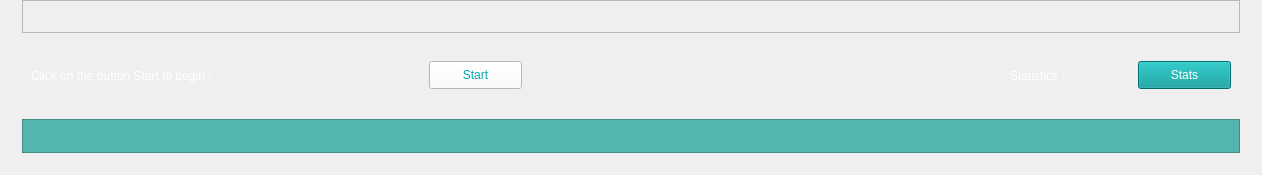
            <widget class="QWidget" name="HomescreenD">
             <layout class="QVBoxLayout" name="verticalLayout_27">
              <property name="topMargin">
               <number>0</number>
              </property>
              <item>
               <widget class="QFrame" name="frame_8">
                <property name="sizePolicy">
                 <sizepolicy hsizetype="Minimum" vsizetype="Minimum">
                  <horstretch>0</horstretch>
                  <verstretch>0</verstretch>
                 </sizepolicy>
                </property>
                <property name="frameShape">
                 <enum>QFrame::NoFrame</enum>
                </property>
                <property name="frameShadow">
                 <enum>QFrame::Plain</enum>
                </property>
                <layout class="QVBoxLayout" name="verticalLayout_26">
                 <property name="spacing">
                  <number>0</number>
                 </property>
                 <property name="leftMargin">
                  <number>11</number>
                 </property>
                 <property name="topMargin">
                  <number>0</number>
                 </property>
                 <property name="rightMargin">
                  <number>11</number>
                 </property>
                 <property name="bottomMargin">
                  <number>11</number>
                 </property>
                 <item>
                  <widget class="QFrame" name="frame_31">
                   <property name="minimumSize">
                    <size>
                     <width>1218</width>
                     <height>33</height>
                    </size>
                   </property>
                   <property name="maximumSize">
                    <size>
                     <width>1218</width>
                     <height>33</height>
                    </size>
                   </property>
                   <property name="frameShape">
                    <enum>QFrame::StyledPanel</enum>
                   </property>
                   <property name="frameShadow">
                    <enum>QFrame::Raised</enum>
                   </property>
                  </widget>
                 </item>
                 <item>
                  <widget class="QFrame" name="frame_32">
                   <property name="minimumSize">
                    <size>
                     <width>0</width>
                     <height>86</height>
                    </size>
                   </property>
                   <property name="maximumSize">
                    <size>
                     <width>16777215</width>
                     <height>86</height>
                    </size>
                   </property>
                   <property name="frameShape">
                    <enum>QFrame::NoFrame</enum>
                   </property>
                   <property name="frameShadow">
                    <enum>QFrame::Plain</enum>
                   </property>
                   <layout class="QHBoxLayout" name="horizontalLayout_28">
                    <item>
                     <widget class="QFrame" name="Start_D">
                      <property name="minimumSize">
                       <size>
                        <width>491</width>
                        <height>57</height>
                       </size>
                      </property>
                      <property name="maximumSize">
                       <size>
                        <width>491</width>
                        <height>57</height>
                       </size>
                      </property>
                      <property name="frameShape">
                       <enum>QFrame::NoFrame</enum>
                      </property>
                      <property name="frameShadow">
                       <enum>QFrame::Plain</enum>
                      </property>
                      <layout class="QHBoxLayout" name="horizontalLayout_16">
                       <property name="leftMargin">
                        <number>0</number>
                       </property>
                       <property name="topMargin">
                        <number>0</number>
                       </property>
                       <property name="rightMargin">
                        <number>0</number>
                       </property>
                       <property name="bottomMargin">
                        <number>0</number>
                       </property>
                       <item>
                        <widget class="QLabel" name="D_message_start">
                         <property name="styleSheet">
                          <string notr="true">color: rgb(255, 255, 255);
font: 16pt &quot;Calibri&quot;;</string>
                         </property>
                         <property name="text">
                          <string>Click on the button Start to begin :</string>
                         </property>
                        </widget>
                       </item>
                       <item>
                        <widget class="QPushButton" name="StartButton_D">
                         <property name="maximumSize">
                          <size>
                           <width>93</width>
                           <height>28</height>
                          </size>
                         </property>
                         <property name="styleSheet">
                          <string notr="true">color: rgb(0, 171, 172);
background-color: rgb(255, 255, 255);</string>
                         </property>
                         <property name="text">
                          <string>Start</string>
                         </property>
                        </widget>
                       </item>
                      </layout>
                     </widget>
                    </item>
                    <item>
                     <widget class="QFrame" name="frame_33">
                      <property name="frameShape">
                       <enum>QFrame::NoFrame</enum>
                      </property>
                      <property name="frameShadow">
                       <enum>QFrame::Plain</enum>
                      </property>
                     </widget>
                    </item>
                    <item>
                     <widget class="QFrame" name="StatsD">
                      <property name="minimumSize">
                       <size>
                        <width>221</width>
                        <height>57</height>
                       </size>
                      </property>
                      <property name="maximumSize">
                       <size>
                        <width>221</width>
                        <height>57</height>
                       </size>
                      </property>
                      <property name="styleSheet">
                       <string notr="true">QPushButton{
	background-color: rgb(0, 151, 152);
	color: #fff;
}
QPushButton:hover{
    border-color: rgb(255, 255, 255);
	background-color: rgb(0, 181, 182);
}
QPushButton:pressed {
	background-color:  rgb(0, 191, 192);
	border-bottom: 2px solid rgb(255, 165, 24);
}</string>
                      </property>
                      <property name="frameShape">
                       <enum>QFrame::NoFrame</enum>
                      </property>
                      <property name="frameShadow">
                       <enum>QFrame::Plain</enum>
                      </property>
                      <layout class="QHBoxLayout" name="horizontalLayout_29">
                       <property name="spacing">
                        <number>0</number>
                       </property>
                       <property name="leftMargin">
                        <number>0</number>
                       </property>
                       <property name="topMargin">
                        <number>0</number>
                       </property>
                       <property name="rightMargin">
                        <number>0</number>
                       </property>
                       <property name="bottomMargin">
                        <number>0</number>
                       </property>
                       <item>
                        <widget class="QLabel" name="statistics5">
                         <property name="styleSheet">
                          <string notr="true">color: rgb(255, 255, 255);
font: 16pt &quot;Calibri&quot;;</string>
                         </property>
                         <property name="text">
                          <string>Statistics :</string>
                         </property>
                        </widget>
                       </item>
                       <item>
                        <widget class="QPushButton" name="StatsD_Button">
                         <property name="maximumSize">
                          <size>
                           <width>93</width>
                           <height>28</height>
                          </size>
                         </property>
                         <property name="styleSheet">
                          <string notr="true"/>
                         </property>
                         <property name="text">
                          <string>Stats</string>
                         </property>
                        </widget>
                       </item>
                      </layout>
                     </widget>
                    </item>
                   </layout>
                  </widget>
                 </item>
                 <item>
                  <widget class="QFrame" name="image_D">
                   <property name="minimumSize">
                    <size>
                     <width>0</width>
                     <height>0</height>
                    </size>
                   </property>
                   <property name="maximumSize">
                    <size>
                     <width>16777215</width>
                     <height>16777215</height>
                    </size>
                   </property>
                   <property name="styleSheet">
                    <string notr="true">background-color: rgb(83, 181, 173);
</string>
                   </property>
                   <property name="frameShape">
                    <enum>QFrame::StyledPanel</enum>
                   </property>
                   <property name="frameShadow">
                    <enum>QFrame::Raised</enum>
                   </property>
                   <layout class="QHBoxLayout" name="horizontalLayout_10">
                    <item>
                     <widget class="QLabel" name="D_tranche_1">
                      <property name="text">
                       <string/>
                      </property>
                     </widget>
                    </item>
                    <item>
                     <widget class="QLabel" name="D_tranche_2">
                      <property name="text">
                       <string/>
                      </property>
                     </widget>
                    </item>
                   </layout>
                  </widget>
                 </item>
                </layout>
               </widget>
              </item>
             </layout>
            </widget>
